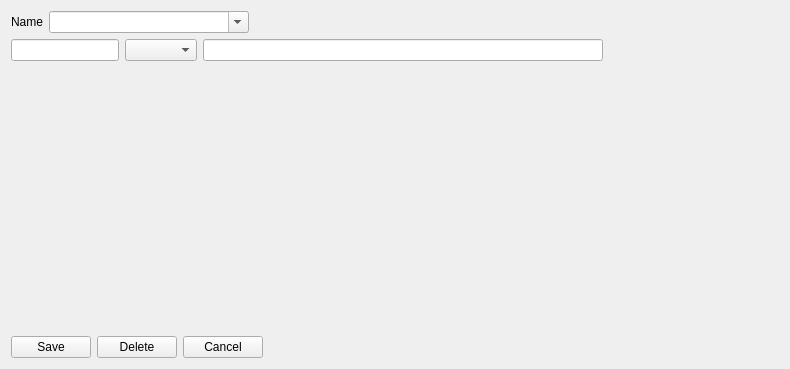
<?xml version="1.0" encoding="UTF-8"?>
<ui version="4.0">
 <class>columnizerWidget</class>
 <widget class="QWidget" name="columnizerWidget">
  <property name="geometry">
   <rect>
    <x>0</x>
    <y>0</y>
    <width>790</width>
    <height>369</height>
   </rect>
  </property>
  <property name="windowTitle">
   <string>Form</string>
  </property>
  <layout class="QGridLayout" name="gridLayout">
   <item row="4" column="0">
    <layout class="QHBoxLayout" name="horizontalLayout_2">
     <item>
      <widget class="QPushButton" name="btnSave">
       <property name="sizePolicy">
        <sizepolicy hsizetype="Preferred" vsizetype="Fixed">
         <horstretch>0</horstretch>
         <verstretch>0</verstretch>
        </sizepolicy>
       </property>
       <property name="text">
        <string>Save</string>
       </property>
      </widget>
     </item>
     <item>
      <widget class="QPushButton" name="btnDelete">
       <property name="text">
        <string>Delete</string>
       </property>
      </widget>
     </item>
     <item>
      <widget class="QPushButton" name="btnCancel">
       <property name="text">
        <string>Cancel</string>
       </property>
      </widget>
     </item>
     <item>
      <spacer name="horizontalSpacer_2">
       <property name="orientation">
        <enum>Qt::Horizontal</enum>
       </property>
       <property name="sizeType">
        <enum>QSizePolicy::MinimumExpanding</enum>
       </property>
       <property name="sizeHint" stdset="0">
        <size>
         <width>40</width>
         <height>20</height>
        </size>
       </property>
      </spacer>
     </item>
    </layout>
   </item>
   <item row="1" column="0">
    <layout class="QVBoxLayout" name="verticalLayout_2">
     <item>
      <layout class="QHBoxLayout" name="horizontalLayout">
       <item>
        <widget class="QLabel" name="nameLabel">
         <property name="text">
          <string>Name</string>
         </property>
        </widget>
       </item>
       <item>
        <widget class="QComboBox" name="cbName">
         <property name="minimumSize">
          <size>
           <width>200</width>
           <height>0</height>
          </size>
         </property>
         <property name="editable">
          <bool>true</bool>
         </property>
        </widget>
       </item>
       <item>
        <spacer name="horizontalSpacer">
         <property name="orientation">
          <enum>Qt::Horizontal</enum>
         </property>
         <property name="sizeHint" stdset="0">
          <size>
           <width>40</width>
           <height>20</height>
          </size>
         </property>
        </spacer>
       </item>
      </layout>
     </item>
    </layout>
   </item>
   <item row="2" column="0">
    <layout class="QVBoxLayout" name="verticalLayout_3"/>
   </item>
   <item row="3" column="0">
    <layout class="QHBoxLayout" name="horizontalLayout_3">
     <item>
      <layout class="QVBoxLayout" name="verticalLayout_4">
       <item>
        <layout class="QHBoxLayout" name="patternRow">
         <item>
          <widget class="QLineEdit" name="fieldName"/>
         </item>
         <item>
          <widget class="QComboBox" name="fieldType"/>
         </item>
         <item>
          <widget class="QLineEdit" name="pattern">
           <property name="minimumSize">
            <size>
             <width>400</width>
             <height>0</height>
            </size>
           </property>
          </widget>
         </item>
        </layout>
       </item>
       <item>
        <spacer name="verticalSpacer">
         <property name="orientation">
          <enum>Qt::Vertical</enum>
         </property>
         <property name="sizeType">
          <enum>QSizePolicy::Expanding</enum>
         </property>
         <property name="sizeHint" stdset="0">
          <size>
           <width>0</width>
           <height>0</height>
          </size>
         </property>
        </spacer>
       </item>
      </layout>
     </item>
     <item>
      <spacer name="horizontalSpacer_3">
       <property name="orientation">
        <enum>Qt::Horizontal</enum>
       </property>
       <property name="sizeHint" stdset="0">
        <size>
         <width>40</width>
         <height>20</height>
        </size>
       </property>
      </spacer>
     </item>
    </layout>
   </item>
  </layout>
 </widget>
 <resources/>
 <connections/>
</ui>
